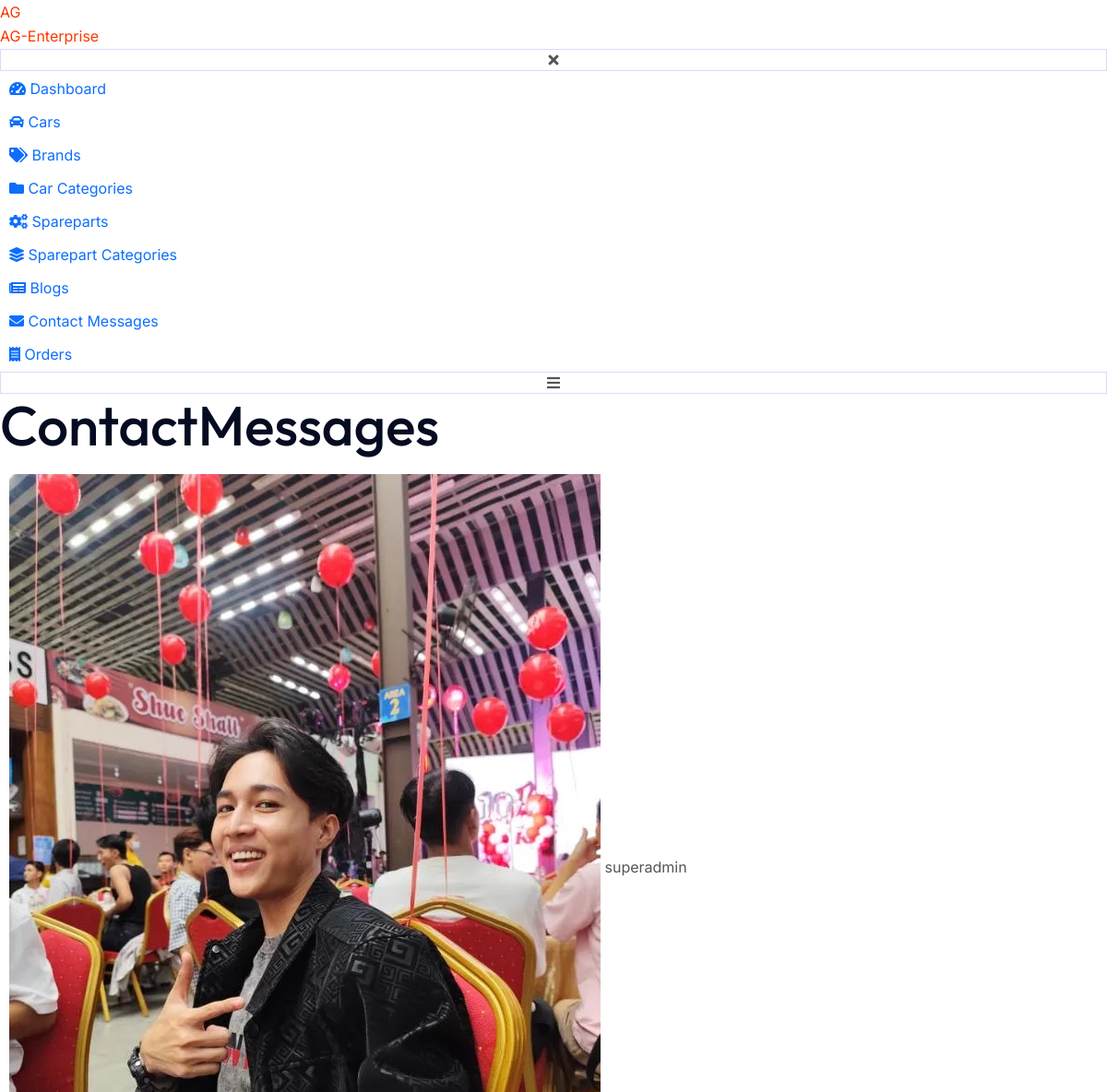
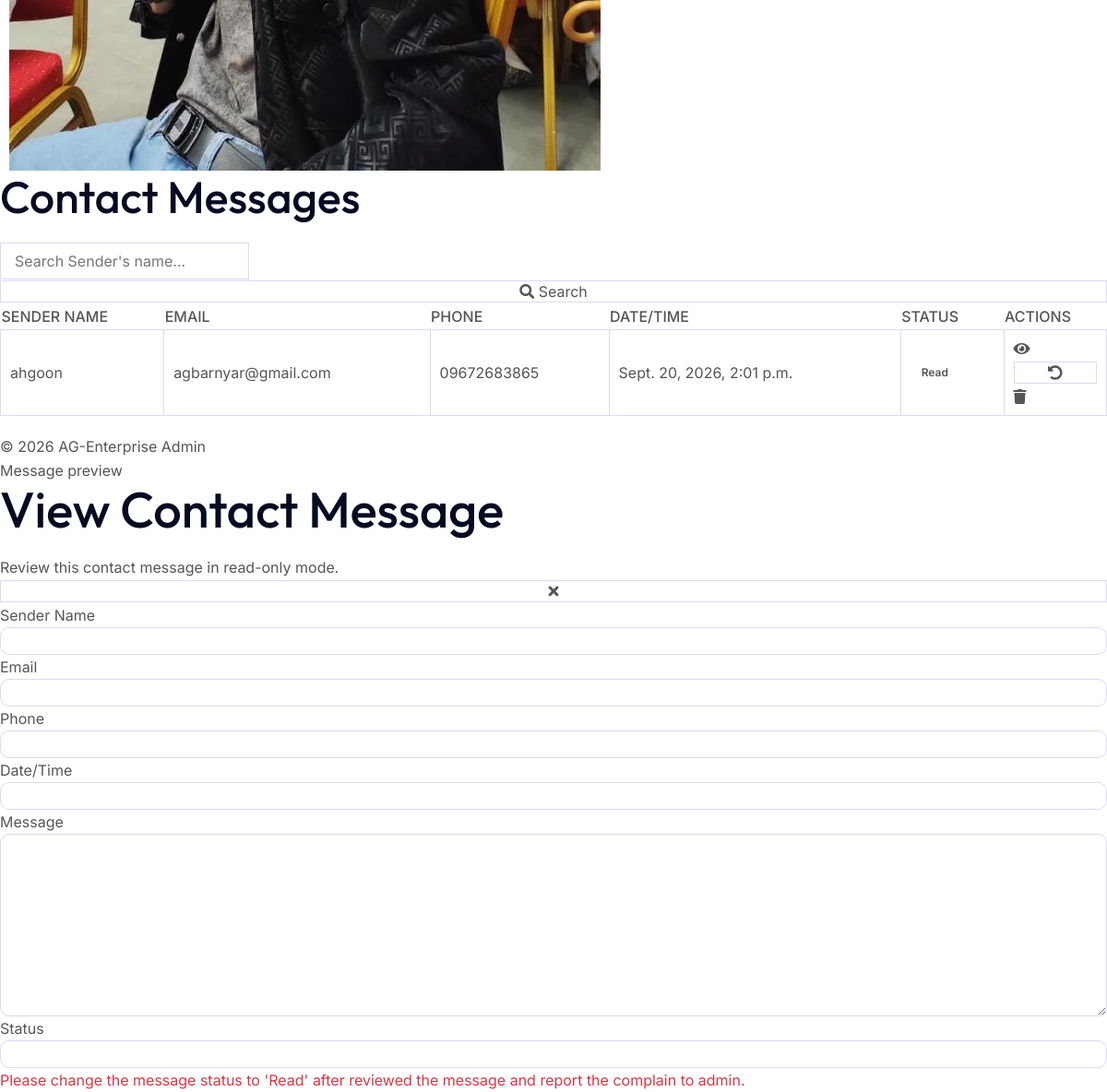
Screenshot of /contactmsg_list/ (signed in) with the database file from the repository (2 pictures, top to bottom).
### lore/models.py (models this page shows, shortened)
class UserProfileModel(models.Model):
    user = models.OneToOneField(User, on_delete=models.CASCADE, related_name='profile')
    profile_image = models.ImageField(upload_to='profile/', blank=True, null=True)

class ContactMsgModel(models.Model):
    id = models.UUIDField(primary_key=True, default=uuid.uuid4 , editable=False)
    name = models.CharField(max_length=200)
    email = models.EmailField()
    phone = models.CharField(max_length=20, blank=True, null=True)
    message = models.TextField(max_length=400)
    is_read = models.BooleanField(default=False)
    created_at = models.DateTimeField(auto_now_add=True)

### views/contactmsgview.py (the view)
# urls.py: path('contactmsg_list/',contactmsg_list,name='contactmsg_list'),
@login_required
def contactmsg_list(request):
    if not request.user.is_superuser:
        return render(request, 'errorpage.html', status=403)
    contactmsgs = ContactMsgModel.objects.all().order_by('-created_at')
    search = request.GET.get('search','').strip()
    if search:
        contactmsgs = contactmsgs.filter( name__icontains=search )
    context = {
        'contactmsgs': contactmsgs,
        'page_title': 'ContactMessages'
    }
    return render(request,'admin/contactmsg.html',context)

### templates/admin/contactmsg.html (shortened to what this page needs)
{% extends 'admin/components/base.html' %}
{% load static %}
{% block body %}
<main class="admin-content" id="adminContent">
    <section class="dashboard-card dashboard-card--table">
        <div class="dashboard-card-header">
            <h3 class="dashboard-card-title">Contact Messages</h3>
        </div>
        <form method="get" action="{% url 'contactmsg_list' %}" class="car-filter-search">
            <input type="search" name="search" placeholder="Search Sender's name..." value="{{ request.GET.search|default:'' }}">
            <button type="submit" class="car-filter-submit">
                <i class="fas fa-search"></i> Search
            </button>
        </form>
        <div class="table-responsive">
            <table class="admin-table">
                <thead>
                    <tr>
                        <th>Sender Name</th>
                        <th>Email</th>
                        <th>Phone</th>
                        <th>Date/Time</th>
                        <th>Status</th>
                        <th>Actions</th>
                    </tr>
                </thead>
                <tbody>
                    {% for msg in contactmsgs %}
                    <tr data-name="{{ msg.name }}" data-email="{{ msg.email }}" data-phone="{{ msg.phone }}"
                        data-message="{{ msg.message }}" data-created-at="{{ msg.created_at }}"
                        data-status="{% if msg.is_read %}Read{% else %}Unread{% endif %}">
                        <td data-label="Sender Name">{{ msg.name }}</td>
                        <td data-label="Email">{{ msg.email }}</td>
                        <td data-label="Phone">{{ msg.phone }}</td>
                        <td data-label="Date/Time">{{ msg.created_at }}</td>
                        <td data-label="Status">
                            {% if msg.is_read %}
                            <span class="status-badge status-badge--read">Read</span>
                            {% else %}
                            <span class="status-badge status-badge--unread">Unread</span>
                            {% endif %}
                        </td>
                        <td data-label="Actions">
                            <div class="table-actions">
                                <a href="#" class="table-action-btn" aria-label="View" data-admin-action="view"
                                    data-admin-module="contact"><i class="fa-solid fa-eye" aria-hidden="true"></i></a>
                                <form method="post" action="{% url 'contactmsg_click' msg.id %}"
                                    class="contact-read-form">
                                    {% if perms.lore.change_contactmsgmodel %}
                                    <button type="submit" class="table-action-btn contact-read-toggle"
                                        aria-label="{% if msg.is_read %}Mark as unread{% else %}Mark as read{% endif %}"
                                        title="{% if msg.is_read %}Mark as unread{% else %}Mark as read{% endif %}">
                                        {% if msg.is_read %}
                                        <i class="fa-solid fa-rotate-left" aria-hidden="true"></i>
                                        {% else %}
                                        <i class="fa-solid fa-check" aria-hidden="true"></i>
                                        {% endif %}
                                    </button>
                                    {% endif %}
                                </form>
                                {% if perms.lore.delete_contactmsgmodel %}
                                <a href="{% url 'contactmsg_delete' msg.id %}"
                                    class="table-action-btn table-action-btn--danger" data-delete-trigger
                                    data-delete-name="{{ msg.name }}'s review" data-delete-id="{{ msg.id }}"
                                    aria-label="Delete"><i class="fa-solid fa-trash"
                                        aria-hidden="true"></i>
                                </a>
                                {% endif %}
                            </div>
                        </td>
                    </tr>
                    {% empty %}
                    <tr>
                        <td colspan="6">No contact messages found.</td>
                    </tr>
                    {% endfor %}
                </tbody>
            </table>
        </div>
    </section>
</main>
{% endblock body %}
{% block form %}
<div class="admin-modal" id="contactModal" data-admin-modal data-admin-module="contact" aria-hidden="true">
    <section class="admin-modal-dialog" role="dialog" aria-modal="true" aria-labelledby="contactModalTitle">
        <div class="admin-modal-header">
            <div>
                <span class="admin-modal-kicker">Message preview</span>
                <h2 class="admin-modal-title" id="contactModalTitle" data-modal-title>View Contact Message</h2>
                <p class="admin-modal-subtitle" data-modal-subtitle>Review this contact message in read-only mode.</p>
            </div>
            <button type="button" class="admin-modal-close" data-modal-close aria-label="Close contact message preview">
                <i class="fa-solid fa-xmark" aria-hidden="true"></i>
            </button>
        </div>
        <form id="contactForm" class="admin-modal-form" data-modal-form novalidate>
            <div class="admin-modal-body">
                <div class="admin-form-grid">
                    <div class="admin-field">
                        <label for="contactName">Sender Name</label>
                        <input type="text" id="contactName" name="name" readonly>
                    </div>
                    <div class="admin-field">
                        <label for="contactEmail">Email</label>
                        <input type="email" id="contactEmail" name="email" readonly>
                    </div>
                    <div class="admin-field">
                        <label for="contactPhone">Phone</label>
                        <input type="text" id="contactPhone" name="phone" readonly>
                    </div>
                    <div class="admin-field">
                        <label for="contactCreatedAt">Date/Time</label>
                        <input type="text" id="contactCreatedAt" name="created_at" readonly>
                    </div>
                    <div class="admin-field admin-field--full">
                        <label for="contactMessage">Message</label>
                        <textarea id="contactMessage" name="message" rows="7" readonly></textarea>
                    </div>
                    <div class="admin-field admin-field--full">
                        <label for="contactStatus">Status</label>
                        <input type="text" id="contactStatus" name="status" readonly>
                    </div>
                </div>
            </div>
            <div class="admin-modal-footer">
                <span class="admin-modal-disclaimer text-danger">Please change the message status to 'Read' after reviewed the
                    message and report the complain to admin.</span>
            </div>
        </form>
    </section>
</div>
{% endblock form %}

### templates/admin/components/navbar.html
{% load static %}
<header class="admin-navbar" id="adminNavbar">
    <div class="navbar-left">
        <button type="button" class="navbar-toggle" id="sidebarToggle" aria-label="Toggle sidebar navigation"
            aria-expanded="true" aria-controls="adminSidebar">
            <i class="fa-solid fa-bars" aria-hidden="true"></i>
        </button>
        <h1 class="navbar-page-title">{{ page_title }}</h1>
    </div>
    <div class="navbar-right">
        <div class="navbar-profile">
            <a href="{% url 'admin_pf' %}" class="quick-action-btn border-0 p-3 m-0">
                {% if user.profile.profile_image %}
                    <img class="navbar-profile-photo" src="{{ user.profile.profile_image.url }}" alt="{{ user.username }}">
                {% else %}
                    <span class="navbar-profile-default">
                        <i class="fa-solid fa-user"></i>
                    </span>
                {% endif %}
                <span class="profile-name">{{ user.username }}</span>
            </a>
        </div>
    </div>
</header>

### rows the page displays
ContactMsgModel: name "ahgoon", email "agbarnyar@gmail.com", phone "09672683865", created_at "Sept. 20, 2026, 2:01 p.m.", is_read "Read"

### other values shown
{{ page_title }} "ContactMessages"
{{ user.username }} "superadmin"
